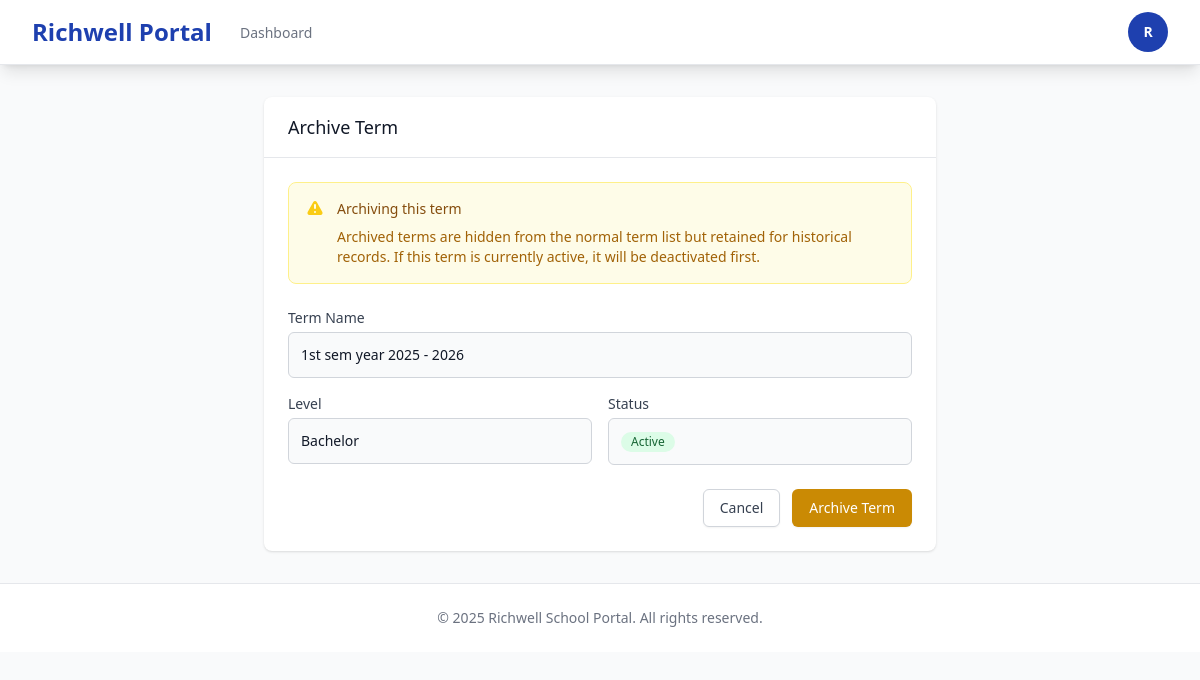
The app's page /registrar/enrollment/terms/5/archive/ (signed in) with its own data.
### users/models.py (models this page shows, shortened)
class User(AbstractUser):
    ROLE_CHOICES = [
        ('student', 'Student'),
        ('professor', 'Professor'),
        ('registrar', 'Registrar'),
        ('dean', 'Dean'),
        ('admission', 'Admission'),
        ('admin', 'Admin'),
    ]
    role = models.CharField(max_length=20, choices=ROLE_CHOICES)
    created_at = models.DateTimeField(auto_now_add=True)

### enrollment/models.py (models this page shows, shortened)
class Term(models.Model):
    LEVEL_CHOICES = [
        ('SHS', 'Senior High School'),
        ('Bachelor', 'Bachelor'),
        ('Masteral', 'Masteral'),
    ]
    name = models.CharField(max_length=50)
    level = models.CharField(max_length=20, choices=LEVEL_CHOICES, default='Bachelor')
    start_date = models.DateField()
    end_date = models.DateField()
    add_drop_deadline = models.DateField(null=True, blank=True)
    grade_encoding_deadline = models.DateField(null=True, blank=True)
    is_active = models.BooleanField(default=False)
    archived = models.BooleanField(default=False)
    created_at = models.DateTimeField(auto_now_add=True)
    class Meta:
        unique_together = ('name', 'level')

### enrollment/views.py (the view, shortened to what this page needs)
# urls.py: path('terms/<int:pk>/archive/', views.term_archive, name='term_archive'),
@role_required('registrar')
def term_archive(request, pk):
    term = get_object_or_404(Term, pk=pk)
    context = {
        'term': term,
    }
    return render(request, 'registrar/terms/term_archive_confirm.html', context)

### templates/registrar/terms/term_archive_confirm.html (shortened to what this page needs)
{% extends 'base.html' %}
{% block content %}
<div class="max-w-2xl mx-auto">
    <div class="bg-white rounded-lg shadow overflow-hidden">
        <div class="px-6 py-4 border-b border-gray-200">
            <h2 class="text-lg font-medium text-gray-900">Archive Term</h2>
        </div>
        <div class="px-6 py-6">
            <div class="rounded-lg bg-yellow-50 border border-yellow-200 p-4 mb-6">
                <div class="flex">
                    <div class="flex-shrink-0">
                    </div>
                    <div class="ml-3">
                        <h3 class="text-sm font-medium text-yellow-800">
                            Archiving this term
                        </h3>
                        <div class="mt-2 text-sm text-yellow-700">
                            <p>
                                Archived terms are hidden from the normal term list but retained for historical records.
                                If this term is currently active, it will be deactivated first.
                            </p>
                        </div>
                    </div>
                </div>
            </div>
            <div class="space-y-4">
                <div>
                    <label class="block text-sm font-medium text-gray-700">Term Name</label>
                    <div class="mt-1 p-3 bg-gray-50 rounded-md border border-gray-300">
                        <p class="text-sm text-gray-900 font-medium">{{ term.name }}</p>
                    </div>
                </div>
                <div class="grid grid-cols-2 gap-4">
                    <div>
                        <label class="block text-sm font-medium text-gray-700">Level</label>
                        <div class="mt-1 p-3 bg-gray-50 rounded-md border border-gray-300">
                            <p class="text-sm text-gray-900">{{ term.get_level_display }}</p>
                        </div>
                    </div>
                    <div>
                        <label class="block text-sm font-medium text-gray-700">Status</label>
                        <div class="mt-1 p-3 bg-gray-50 rounded-md border border-gray-300">
                            <p class="text-sm text-gray-900">
                                {% if term.is_active %}
                                    <span class="inline-flex items-center px-2.5 py-0.5 rounded-full text-xs font-medium bg-green-100 text-green-800">Active</span>
                                {% else %}
                                    <span class="inline-flex items-center px-2.5 py-0.5 rounded-full text-xs font-medium bg-gray-100 text-gray-800">Inactive</span>
                                {% endif %}
                            </p>
                        </div>
                    </div>
                </div>
            </div>
            <div class="mt-6 flex justify-end space-x-3">
                <a href="{% url 'enrollment:terms_list' %}"
                   class="px-4 py-2 border border-gray-300 rounded-md shadow-sm text-sm font-medium text-gray-700 bg-white hover:bg-gray-50 focus:outline-none focus:ring-2 focus:ring-offset-2 focus:ring-primary">
                    Cancel
                </a>
                <form method="POST" class="inline">
                    <button type="submit"
                            class="px-4 py-2 border border-transparent rounded-md shadow-sm text-sm font-medium text-white bg-yellow-600 hover:bg-yellow-700 focus:outline-none focus:ring-2 focus:ring-offset-2 focus:ring-yellow-500">
                        Archive Term
                    </button>
                </form>
            </div>
        </div>
    </div>
</div>
{% endblock %}

### templates/base.html (shortened to what this page needs)
<!DOCTYPE html>
<html lang="en">
<head>
    <script src="https://cdn.tailwindcss.com"></script>
</head>
<body class="bg-gray-50 min-h-screen">
    {% if user.is_authenticated %}
    <nav class="bg-white shadow-lg border-b border-gray-200" x-data="{ open: false }">
        <div class="max-w-7xl mx-auto px-4 sm:px-6 lg:px-8">
            <div class="flex justify-between h-16">
                <div class="flex">
                    <div class="flex-shrink-0 flex items-center">
                        <a href="{% url 'dashboard' %}" class="text-2xl font-bold text-primary">
                            Richwell Portal
                        </a>
                    </div>
                    <div class="hidden sm:ml-6 sm:flex sm:space-x-8">
                        <a href="{% url 'dashboard' %}"
                           class="{% if request.resolver_match.url_name == 'dashboard' %}border-primary text-gray-900{% else %}border-transparent text-gray-500 hover:border-gray-300 hover:text-gray-700{% endif %} inline-flex items-center px-1 pt-1 border-b-2 text-sm font-medium">
                            Dashboard
                        </a>
                    </div>
                </div>
                <div class="hidden sm:ml-6 sm:flex sm:items-center">
                    <div class="relative" x-data="{ userMenu: false }">
                        <button @click="userMenu = !userMenu"
                                type="button"
                                class="bg-white flex text-sm rounded-full focus:outline-none focus:ring-2 focus:ring-offset-2 focus:ring-primary">
                            <div class="h-10 w-10 rounded-full bg-primary flex items-center justify-center text-white font-semibold">
                                {{ user.username|slice:":1"|upper }}
                            </div>
                        </button>
                    </div>
                </div>
            </div>
        </div>
    </nav>
    {% endif %}
    <main class="max-w-7xl mx-auto px-4 sm:px-6 lg:px-8 py-8">
        {% block content %}{% endblock %}
    </main>
    <footer class="bg-white border-t border-gray-200 mt-auto">
        <div class="max-w-7xl mx-auto py-6 px-4 sm:px-6 lg:px-8">
            <p class="text-center text-sm text-gray-500">
                &copy; 2025 Richwell School Portal. All rights reserved.
            </p>
        </div>
    </footer>
</body>
</html>

### records on screen
User: username "R"
Term: name "1st sem year 2025 - 2026", level "Bachelor"
